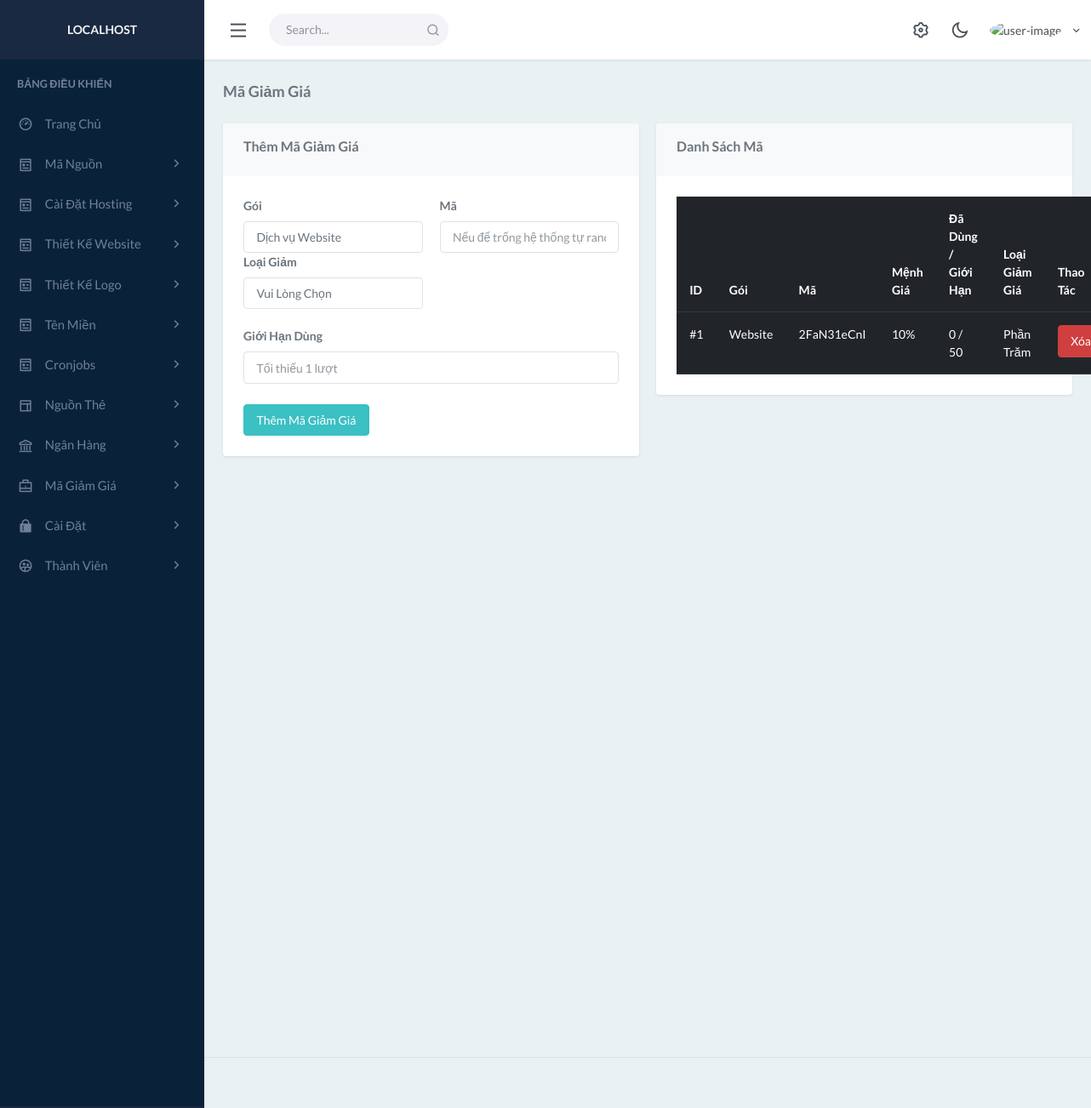
Page /administrator/giftcode.php (signed in) on the committed database.
### tables this page shows
CREATE TABLE `MaGiamGia` (
  `id` int(11) NOT NULL,
  `service` text DEFAULT NULL,
  `code` text NOT NULL,
  `max` int(11) NOT NULL,
  `sold` int(11) NOT NULL,
  `type` text NOT NULL,
  `amount` text NOT NULL
);

### administrator/giftcode.php (the view, shortened to what this page needs)
<?php
include('layouts/header.php');
?>
<div class="content-page">
    <div class="content">
        <div class="container-fluid">
            <div class="row">
                <div class="col-12">
                    <div class="page-title-box">
                        <h4 class="page-title"> Mã Giảm Giá </h4>
                    </div>
                </div>
            </div>
                    <div class="row">
    <div class="col-lg-6">
        <div class="card">
            <div class="card-header">
                <h4 class="header-title"> Thêm Mã Giảm Giá </h4>
            </div>
            <div class="card-body">
                <div class="needs-validation" novalidate="">
                    <div class="mb-3">
                        <div class="row">
                          <div class="col-6">
                                <label class="form-label" for="name"> Gói </label>
                                <select class="form-control" id="service">
                                  <option value="Website">Dịch vụ Website</option>
                                  </select>
                            </div>
                            <div class="col-6">
                                <label class="form-label" for="name"> Mã </label>
                                <input type="text" class="form-control" id="code" placeholder="Nếu để trống hệ thống tự random mã">
                            </div>
                            <div class="col-6">
                                <label class="form-label" for="name"> Loại Giảm </label>
                                <select class="form-control" id="type" onchange="changMore()">
                                    <option value=""> Vui Lòng Chọn </option>
                                </select>
                            </div>
                            <div id="more_option"></div>
                            <br>
                            <div class="col-12">
                                <label class="form-label" for="name"> Giới Hạn Dùng </label>
                                <input type="text" class="form-control" id="max" placeholder="Tối thiểu 1 lượt">
                            </div>
                        </div>
                    </div>
                    <button class="btn btn-primary" onclick="ThemMayChu()"> Thêm Mã Giảm Giá  </button>
                </div>
            </div>
        </div>
    </div>
    <div class="col-xl-6">
            <div class="card">
                <div class="card-header">
                    <h4 class="header-title"> Danh Sách Mã </h4>
                </div>
                <div class="card-body">
                    <div class="table-responsive-sm">
                        <table class="table table-dark mb-0">
                            <thead>
                                <tr>
                                    <th> ID </th>
                                    <th> Gói </th>
                                    <th> Mã </th>
                                    <th> Mệnh Giá </th>
                                    <th> Đã Dùng / Giới Hạn </th>
                                    <th> Loại Giảm Giá </th>
                                    <th> Thao Tác </th>
                                </tr>
                            </thead>
                            <tbody>
                            <?php
                                $query = $connect->query("SELECT * FROM MaGiamGia");
                                foreach($query as $row){
                                    $id+=1;
                                ?>
                                <tr>
                                    <td> #<?=$id;?></td>
                                     <td> <?=$row['service'];?></td>
                                    <td> <?=$row['code'];?></td>
                                    <td> <?php if($row['type'] == 'money'){ echo Price($row['amount']).'<sup>đ</sup>'; } else if($row['type'] == 'perce'){ echo $row['amount'].'%'; }; ?> </td>
                                    <td> <?=$row['sold'];?> / <?=$row['max'];?> </td>
                                    <td> <?php if($row['type'] == 'money'){ echo 'Giảm Tiền'; } else if($row['type'] == 'perce'){ echo 'Phần Trăm'; }; ?> </td>
                                    <td>
                                        <button onclick="delete_data(<?=$row['id'];?>)" class="btn btn-danger"> Xóa </button>
                                    </td>
                                </tr>
                                <?php }  ?>
                            </tbody>
                        </table>
                    </div>
                </div>
            </div>
        </div>
</div>
                </div>
            </div>
        </div>
<?php
include('layouts/footer.php');
?>

### rows in the picture
magiamgia: service "Website", code "2FaN31eCnI", amount "10", sold "0", max "50", type "Phần Trăm"

### other values in the picture
inHoaString($_SERVER['SERVER_NAME']) "LOCALHOST"
